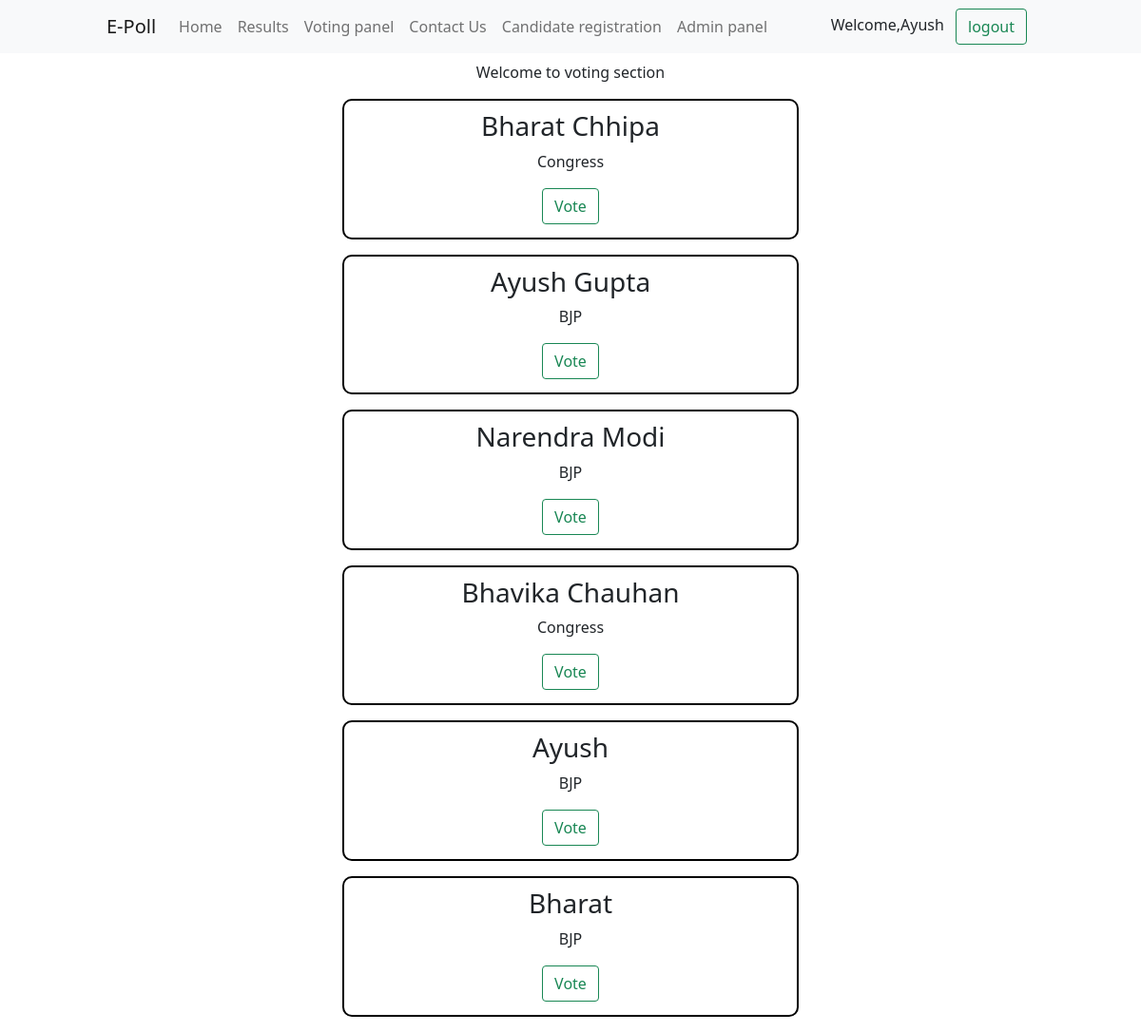
Page /votingpanel (signed in) on the committed database.
### polling/models.py (models this page shows, shortened)
class Candidate(models.Model):
    sno = models.AutoField(primary_key= True)
    name = models.CharField(max_length=50,default="")
    ward = models.CharField(max_length=15,default="")
    city = models.CharField(max_length=15,default="")
    party = models.CharField(max_length=10,default="")
    criminal = models.BooleanField(default=False)
    declare = models.BooleanField(default=False)
    vcount = models.IntegerField(default=0)

### polling/views.py (the view)
# urls.py: path('votingpanel',views.votingpanel,name='voting'),
@login_required(login_url='login')
def votingpanel(request):
        data = extenduser.objects.filter(user=request.user).first()
        ward = data.ward
        cand_list = Candidate.objects.filter(ward=ward).all()
        return render(request,'polling/votingsection.html',{'cand_list':cand_list})

### templates/polling/votingsection.html (shortened to what this page needs)
{% extends 'base.html' %}
{% block body %}
<p class= my-2 style="text-align:center;">Welcome to voting section</p>
{% for candidate in cand_list %}
<div class="container my-3" style='text-align:center; border:2px solid black ; border-radius:10px ; width: 40% ; padding-top:10px'>
    <h3>{{candidate.name}}</h3>
    <p>{{candidate.party}}</p>
    <a class="btn btn-outline-success" href="{% url 'vote' candidate.sno %}" role="button" style='margin-bottom:14px;'>Vote</a>
</div>
{% endfor %}
{% endblock body %}

### templates/base.html (shortened to what this page needs)
<!doctype html>
<html lang="en">
<head>
  <link href="https://cdn.jsdelivr.net/npm/bootstrap@5.0.1/dist/css/bootstrap.min.css" rel="stylesheet"
>
</head>
<body>
  {% url 'index' as index %}
  {% url 'result' as result %}
  {% url 'verify' as verify %}
  {% url 'contact' as contact %}
  {% url 'candidate' as candidate %}
  {% url 'admin' as admin %}
  <nav class="navbar navbar-expand-lg navbar-light bg-light">
    <div class="container-fluid" style='margin:0px 100px'>
      <a class="navbar-brand" href="/">E-Poll</a>
      <div class="collapse navbar-collapse" id="navbarNav">
        <ul class="navbar-nav">
          <li class="nav-item">
            <a class="nav-link {% if request.path == index %}active{% endif %}" aria-current="page" href="{% url 'index' %} ">Home</a>
          </li>
          <li class="nav-item">
            <a class="nav-link {% if request.path == result %}active{% endif %}" href="{% url 'result' %}">Results</a>
          </li>
          {%if user.is_authenticated %}
          <li class="nav-item">
            <a class="nav-link {% if request.path == verify %}active{% endif %}" href="{% url 'verify' %}">Voting panel</a>
          </li>
          {% endif %}
          <li class="nav-item">
            <a class="nav-link {% if request.path == contact %}active{% endif %}" href="{% url 'contact' %}">Contact Us</a>
          </li>
          <li class="nav-item">
            <a class="nav-link {% if request.path == candidate %}active{% endif %}" href="{% url 'candidate' %}">Candidate registration</a>
          </li>
          {% if request.user.is_superuser %}
          <li class="nav-item">
            <a class="nav-link {% if request.path == admin %}active{% endif %}" href="{% url 'admin' %}">Admin panel</a>
          </li>
          {% endif %}
        </ul>
        <div style='margin-left: auto;'}>
          {%if user.is_authenticated %}
            Welcome,{{request.user}}
            <a class="btn btn-outline-success mx-2" href="/logout" role="button">logout</a>
      {% else %}
      <a class="btn btn-outline-success mx-2" href="/login" role="button">Login</a>
      <a class="btn btn-outline-success" href="/register" role="button">Signup</a>
      {% endif %}
    </div>
    </div>
    </div>
  </nav>
  {% block body %}{% endblock body %}
</body>
</html>

### rows in the picture
Candidate: name "Bharat Chhipa", party "Congress"
Candidate: name "Ayush Gupta", party "BJP"
Candidate: name "Narendra Modi", party "BJP"
Candidate: name "Bhavika Chauhan", party "Congress"
Candidate: name "Ayush", party "BJP"
Candidate: name "Bharat", party "BJP"

### other values in the picture
{{ request.user }} "Ayush"
